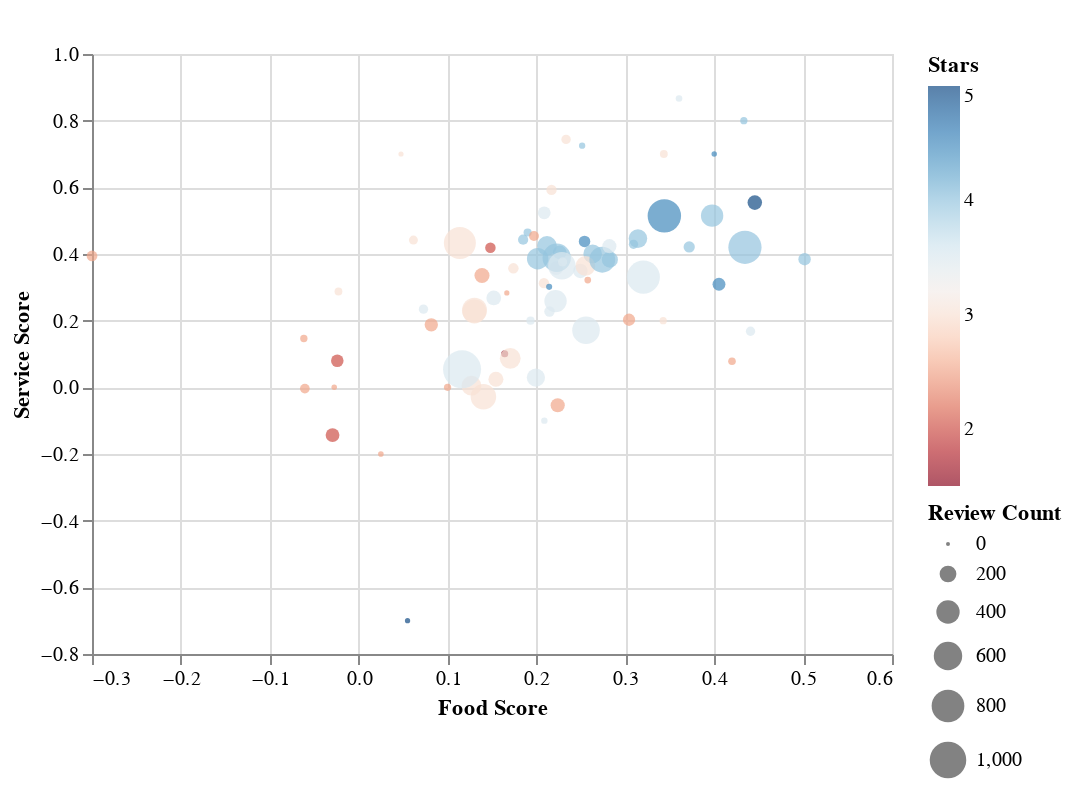

Source (notebook cell):
### Code cell
import altair as alt
from vega_datasets import data

alt.renderers.set_embed_options(
    padding={"left": 0, "right": 0, "bottom": 0, "top": 0}
)

chart = alt.Chart(plot_df, title=" ").mark_circle(size=70).encode(
    alt.X('Food Score', scale=alt.Scale(zero=False)),
    alt.Y('Service Score', scale=alt.Scale(zero=False, padding=1)),
    color=alt.Color("Stars", scale=alt.Scale(scheme='redblue')),
    size=alt.Size("Review Count"),
    tooltip=['name', 'address']
)

# chart.save('../food_service_score.html')

chart

### Figure 1 — Vega-Lite specification as saved in the notebook (floating-point values rounded to 4 significant figures)
{"config": {"view": {"continuousWidth": 400, "continuousHeight": 300}}, "data": {"name": "data-589e860961085bfc91a265c9f5c2e934"}, "mark": {"type": "circle", "size": 70}, "encoding": {"color": {"field": "Stars", "scale": {"scheme": "redblue"}, "type": "quantitative"}, "size": {"field": "Review Count", "type": "quantitative"}, "tooltip": [{"field": "name", "type": "nominal"}, {"field": "address", "type": "nominal"}], "x": {"field": "Food Score", "scale": {"zero": false}, "type": "quantitative"}, "y": {"field": "Service Score", "scale": {"padding": 1, "zero": false}, "type": "quantitative"}}, "title": " ", "$schema": "https://vega.github.io/schema/vega-lite/v4.17.0.json", "datasets": {"data-589e860961085bfc91a265c9f5c2e934": [{"business_id": "gsicNDwrLH4WGeWMDcJv6w", "name": "Ahmed Indian Restaurant", "Food Score": 0.2494, "Service Score": 0.3492, "Environment Score": 0.1333, "Variety Score": 0.2303, "Music Score": null, "Drink Score": 0.5, "Sauce Score": -0.0625, "Stars": 3.5, "Review Count": 146, "address": "11301 S Orange Blossom Trl, Ste 104"}, {"business_id": "n4diWKcRvAFctwdRA6IPMg", "name": "Ahmed Indian Restaurant", "Food Score": 0.2262, "Service Score": 0.4045, "Environment Score": 0.4917, "Variety Score": 0.173, "Music Score": 0.0, "Drink Score": -0.2, "Sauce Score": 0.1583, "Stars": 4.0, "Review Count": 131, "address": "10042 University Blvd"}, {"business_id": "riAMZdetrgWrwoUQUoJHRQ", "name": "Bachata Breeze Restaurant", "Food Score": 0.15, "Service Score": null, "Environment Score": null, "Variety Score": 0.65, "Music Score": null, "Drink Score": null, "Sauce Score": null, "Stars": 3.0, "Review Count": 9, "address": "5773 Curry Ford Rd"}, {"business_id": "ZCDaGq6eJfG5qB4n3b78Ag", "name": "Backlot Express", "Food Score": 0.2223, "Service Score": 0.3576, "Environment Score": 0.3, "Variety Score": 0.2932, "Music Score": null, "Drink Score": 0.05556, "Sauce Score": 0.2306, "Stars": 3.5, "Review Count": 129, "address": "351 S Studio Dr"}, {"business_id": "gmRYAB3xneTOuK8I7UEQCg", "name": "Bamboo Garden Super Buffet", "Food Score": -0.0275, "Service Score": 0.0, "Environment Score": null, "Variety Score": 0.3, "Music Score": null, "Drink Score": null, "Sauce Score": null, "Stars": 2.5, "Review Count": 11, "address": "3125 Columbia Blvd"}, {"business_id": "CHTiicer1vhhJ0AfjuEHxA", "name": "Biergarten Restaurant", "Food Score": 0.2228, "Service Score": 0.3887, "Environment Score": 0.335, "Variety Score": 0.3101, "Music Score": 0.1105, "Drink Score": 0.1689, "Sauce Score": 0.3471, "Stars": 4.0, "Review Count": 596, "address": "1510 Ave Of The Stars"}, {"business_id": "CnNt_kUkrJ-kpgPPGbMG4A", "name": "Boi Brazil Churrascaria", "Food Score": 0.3976, "Service Score": 0.5149, "Environment Score": 0.3608, "Variety Score": 0.2699, "Music Score": 0.2333, "Drink Score": 0.05, "Sauce Score": 0.0, "Stars": 4.0, "Review Count": 367, "address": "5600 International Dr"}, {"business_id": "ft1njL-bedfFyefTlDJAyA", "name": "Boston Lobster Feast", "Food Score": 0.1139, "Service Score": 0.433, "Environment Score": 0.14, "Variety Score": 0.2301, "Music Score": null, "Drink Score": 0.1981, "Sauce Score": 0.05089, "Stars": 3.0, "Review Count": 763, "address": "8731 International Dr"}, {"business_id": "traOWnt8eIJlqsevJq27Mg", "name": "Breakfast with Goofy and his Pals", "Food Score": 0.055, "Service Score": -0.7, "Environment Score": null, "Variety Score": null, "Music Score": null, "Drink Score": null, "Sauce Score": null, "Stars": 5.0, "Review Count": 9, "address": "10100 Dream Tree Blvd"}, {"business_id": "SRxHN7ua5DQawthf7QMMUw", "name": "Buffet City", "Food Score": 0.2084, "Service Score": 0.3125, "Environment Score": null, "Variety Score": 0.3746, "Music Score": 0.6, "Drink Score": null, "Sauce Score": null, "Stars": 3.0, "Review Count": 70, "address": "4551 13th St"}, {"business_id": "FKeg0KQtVfBTLBpt7mBZvA", "name": "Café Osceola", "Food Score": 0.4408, "Service Score": 0.1683, "Environment Score": 0.6, "Variety Score": 0.2195, "Music Score": null, "Drink Score": -0.0625, "Sauce Score": 0.6, "Stars": 3.5, "Review Count": 54, "address": "9939 Universal Blvd"}, {"business_id": "Nv_O0QRGbHwgTQhDC87rMg", "name": "Cafe Gauguin", "Food Score": 0.06159, "Service Score": 0.4417, "Environment Score": null, "Variety Score": 0.3756, "Music Score": null, "Drink Score": 0.1, "Sauce Score": null, "Stars": 3.0, "Review Count": 49, "address": "9840 International Dr"}, {"business_id": "OdbUi0riQRTDqvAHfGaT6g", "name": "Cafe Matisse", "Food Score": 0.3426, "Service Score": 0.2, "Environment Score": null, "Variety Score": 0.287, "Music Score": null, "Drink Score": 0.0, "Sauce Score": null, "Stars": 3.0, "Review Count": 28, "address": "9700 International Dr"}, {"business_id": "1pzN6Qp10vGqfRX66d4q5w", "name": "Chef Mickey's", "Food Score": 0.2286, "Service Score": 0.365, "Environment Score": 0.4791, "Variety Score": 0.3083, "Music Score": 0.0, "Drink Score": -0.04683, "Sauce Score": 0.0, "Stars": 3.5, "Review Count": 562, "address": "4600 World Dr"}, {"business_id": "B2F2hFXUSbcr8dG69w6iVQ", "name": "Cici's Pizza", "Food Score": 0.3042, "Service Score": 0.2028, "Environment Score": 0.2667, "Variety Score": 0.2011, "Music Score": null, "Drink Score": 0.02222, "Sauce Score": 0.0, "Stars": 2.5, "Review Count": 102, "address": "7437 International Dr"}, {"business_id": "mb0IO3qQ0MMNmPypdz37fw", "name": "Cici's Pizza", "Food Score": 0.42, "Service Score": 0.0781, "Environment Score": null, "Variety Score": 0.1, "Music Score": null, "Drink Score": 0.225, "Sauce Score": 0.0, "Stars": 2.5, "Review Count": 32, "address": "11701 International Dr, Ste 2200"}, {"business_id": "TNpbiGJJd5iePBj19yTV_A", "name": "Cici's Pizza", "Food Score": 0.2333, "Service Score": 0.7438, "Environment Score": 0.1, "Variety Score": 0.2333, "Music Score": null, "Drink Score": 0.1607, "Sauce Score": 0.0, "Stars": 3.0, "Review Count": 55, "address": "5035 W Irlo Bronson Memorial Hwy"}, {"business_id": "8ardwENx6HbdkQaNv0AIyQ", "name": "Cici's Pizza", "Food Score": 0.3433, "Service Score": 0.7, "Environment Score": 0.4778, "Variety Score": 0.2073, "Music Score": null, "Drink Score": 0.05, "Sauce Score": null, "Stars": 3.0, "Review Count": 35, "address": "13605 Sr 535, Ste 101"}, {"business_id": "_715vG1M1uq8zIl05A9MmA", "name": "Covington Mill Restaurant", "Food Score": 0.2514, "Service Score": 0.725, "Environment Score": -0.2, "Variety Score": 0.3786, "Music Score": null, "Drink Score": null, "Sauce Score": null, "Stars": 4.0, "Review Count": 18, "address": "1751 Hotel Plaza Blvd"}, {"business_id": "2C1A6GzXXRi_eEieQAmyRg", "name": "Crazy Buffet", "Food Score": 0.1994, "Service Score": 0.02917, "Environment Score": -0.4, "Variety Score": 0.2806, "Music Score": null, "Drink Score": 0.2167, "Sauce Score": 0.0, "Stars": 3.5, "Review Count": 240, "address": "7038 W Colonial Dr"}, {"business_id": "LEvt2r5fIQ1Iquy7N3KvCA", "name": "Crydermans Barbecue", "Food Score": 0.4054, "Service Score": 0.3093, "Environment Score": 0.175, "Variety Score": 0.3278, "Music Score": 0.1667, "Drink Score": -0.01458, "Sauce Score": 0.2811, "Stars": 4.5, "Review Count": 114, "address": "401 Florida Ave"}, {"business_id": "hla1pV9SYTCZRzzxDVXz3g", "name": "Curry House Indian Cuisine", "Food Score": 0.2143, "Service Score": 0.3014, "Environment Score": null, "Variety Score": 0.3238, "Music Score": null, "Drink Score": null, "Sauce Score": null, "Stars": 4.5, "Review Count": 16, "address": "11352 S Orange Blossom Trl"}, {"business_id": "hmcXUPprL7ju7nzJlPIqlg", "name": "El Palacio Buffet", "Food Score": 0.1901, "Service Score": 0.4646, "Environment Score": 0.4833, "Variety Score": 0.386, "Music Score": null, "Drink Score": null, "Sauce Score": null, "Stars": 4.0, "Review Count": 38, "address": "909 West Vine St"}, {"business_id": "J9e7IUn_FmZ7Y-OtUql6Ug", "name": "El Palacio Buffet", "Food Score": 0.152, "Service Score": 0.2681, "Environment Score": 0.1611, "Variety Score": 0.3576, "Music Score": null, "Drink Score": 0.04388, "Sauce Score": null, "Stars": 3.5, "Review Count": 152, "address": "7403 S Orange Blossom Trl"}, {"business_id": "GLHa2PtTm9wL_cUvEYxkHQ", "name": "El Palacio Buffet", "Food Score": 0.1643, "Service Score": 0.1006, "Environment Score": null, "Variety Score": 0.26, "Music Score": 0.0, "Drink Score": null, "Sauce Score": null, "Stars": 1.5, "Review Count": 26, "address": "843 Lee Rd"}, {"business_id": "GrVFM_LptHyjc29h1rjVaA", "name": "El Potro", "Food Score": 0.3142, "Service Score": 0.4461, "Environment Score": 0.272, "Variety Score": 0.2955, "Music Score": 0.75, "Drink Score": 0.08333, "Sauce Score": 0.05, "Stars": 4.0, "Review Count": 248, "address": "501 N Orlando Ave, Ste 217"}, {"business_id": "Gj18ANQXr8x9H8IVTKKX6Q", "name": "Estrella Latina", "Food Score": 0.04762, "Service Score": 0.7, "Environment Score": null, "Variety Score": null, "Music Score": null, "Drink Score": null, "Sauce Score": null, "Stars": 3.0, "Review Count": 8, "address": "7371 Lake Underhill Rd"}, {"business_id": "wdLw1A1ytkTB7RKY4gIkjA", "name": "Fresh Mediterranean Market", "Food Score": 0.07292, "Service Score": 0.2346, "Environment Score": 0.3222, "Variety Score": 0.2945, "Music Score": null, "Drink Score": 0.08828, "Sauce Score": 0.0, "Stars": 3.5, "Review Count": 54, "address": "1500 Epcot Resorts Blvd"}, {"business_id": "aSrwFbp5NdtaHvZvRCSmeg", "name": "Garden Grill Restaurant", "Food Score": 0.2632, "Service Score": 0.4002, "Environment Score": 0.2071, "Variety Score": 0.3192, "Music Score": null, "Drink Score": 0.03314, "Sauce Score": 0.1396, "Stars": 4.0, "Review Count": 250, "address": "1510 N Cove Rd"}, {"business_id": "2CMrHsjj4R4mVzmetypyFw", "name": "Gateway To India", "Food Score": 0.2826, "Service Score": 0.383, "Environment Score": 0.6917, "Variety Score": 0.3644, "Music Score": 0.101, "Drink Score": 0.2621, "Sauce Score": 0.0, "Stars": 4.0, "Review Count": 184, "address": "790 E State Rd 434"}, {"business_id": "YiNBEgOGONm1vq7QMfjkjg", "name": "Giant Panda", "Food Score": 0.1544, "Service Score": 0.0244, "Environment Score": 0.2556, "Variety Score": 0.2805, "Music Score": null, "Drink Score": 0.35, "Sauce Score": 0.04167, "Stars": 3.0, "Review Count": 159, "address": "11726 E Colonial Dr"}, {"business_id": "lD62IuTkmNXwNc9_BNYr_w", "name": "Golden Corral Buffet & Grill", "Food Score": 0.2169, "Service Score": 0.5924, "Environment Score": 0.3583, "Variety Score": 0.2, "Music Score": null, "Drink Score": -0.1875, "Sauce Score": null, "Stars": 3.0, "Review Count": 69, "address": "11731 E. Colonial Drive"}, {"business_id": "EIVG9fe45-Meyg4uHv_2lQ", "name": "Golden Corral Buffet & Grill", "Food Score": 0.2577, "Service Score": 0.3217, "Environment Score": null, "Variety Score": 0.03333, "Music Score": null, "Drink Score": null, "Sauce Score": null, "Stars": 2.5, "Review Count": 22, "address": "7251 West Colonial Drive"}, {"business_id": "zqa5digfaYKtzgOnx8tzSQ", "name": "Golden Corral Buffet & Grill", "Food Score": 0.1482, "Service Score": 0.4186, "Environment Score": null, "Variety Score": 0.3439, "Music Score": null, "Drink Score": -0.125, "Sauce Score": 0.125, "Stars": 2.0, "Review Count": 72, "address": "5535 S Kirkman Rd"}, {"business_id": "_Zn7bmef51dkorKR8M91sw", "name": "Golden Corral Buffet & Grill", "Food Score": 0.1387, "Service Score": 0.3355, "Environment Score": 0.38, "Variety Score": 0.2853, "Music Score": null, "Drink Score": 0.2, "Sauce Score": null, "Stars": 2.5, "Review Count": 160, "address": "8707 Vineland Avenue"}, {"business_id": "pOuNx0bkXJ1QibLSBxDgig", "name": "Golden Corral Buffet & Grill", "Food Score": -0.02406, "Service Score": 0.07986, "Environment Score": 0.05, "Variety Score": 0.2399, "Music Score": null, "Drink Score": 0.4333, "Sauce Score": 0.0, "Stars": 2.0, "Review Count": 107, "address": "6077 W. Irlo Bronson Memorial"}, {"business_id": "QfWyyGjzgzNY_Qy7LZFV4A", "name": "Golden Corral Buffet & Grill", "Food Score": 0.2088, "Service Score": 0.5236, "Environment Score": 0.3667, "Variety Score": 0.2959, "Music Score": null, "Drink Score": 0.05909, "Sauce Score": 0.0, "Stars": 3.5, "Review Count": 112, "address": "11701 International Dr"}, {"business_id": "q2fO6kwLEa6PoCgy6_L1Dg", "name": "Golden Corral Buffet & Grill", "Food Score": 0.2294, "Service Score": 0.376, "Environment Score": -0.08333, "Variety Score": 0.4829, "Music Score": null, "Drink Score": null, "Sauce Score": 0.25, "Stars": 3.5, "Review Count": 53, "address": "2701 W Vine St"}, {"business_id": "Tm_28r-suhH8dUkjRoMjAA", "name": "Golden Corral Buffet & Grill", "Food Score": 0.0817, "Service Score": 0.1875, "Environment Score": 0.1056, "Variety Score": 0.3394, "Music Score": null, "Drink Score": 0.1167, "Sauce Score": null, "Stars": 2.5, "Review Count": 123, "address": "8032 International Drive"}, {"business_id": "cKfE2R3q3jHOAQIS8_ahmg", "name": "Golden Corral Buffet & Grill", "Food Score": -0.06053, "Service Score": -0.003788, "Environment Score": 0.8, "Variety Score": 0.3803, "Music Score": null, "Drink Score": null, "Sauce Score": null, "Stars": 2.5, "Review Count": 60, "address": "897 West Town Parkway"}, {"business_id": "HeHoNEvd1aWlmlyITaH9bw", "name": "Golden Corral Buffet & Grill", "Food Score": 0.1972, "Service Score": 0.454, "Environment Score": 0.0, "Variety Score": 0.02713, "Music Score": null, "Drink Score": -0.1, "Sauce Score": null, "Stars": 2.5, "Review Count": 62, "address": "2328 S. Semoran Blvd."}, {"business_id": "6_xgMJrpfQWOBBcofc_QmQ", "name": "Golden Corral Buffet & Grill", "Food Score": -0.02273, "Service Score": 0.2875, "Environment Score": null, "Variety Score": 0.2726, "Music Score": null, "Drink Score": null, "Sauce Score": null, "Stars": 3.0, "Review Count": 34, "address": "1555 Grand Hwy"}, {"business_id": "GE2mJQ-4v1ljxdr0wx0bIw", "name": "Harvest Bistro", "Food Score": 0.3719, "Service Score": 0.4213, "Environment Score": 0.48, "Variety Score": 0.3136, "Music Score": null, "Drink Score": 0.06667, "Sauce Score": 0.0, "Stars": 4.0, "Review Count": 84, "address": "14100 Bonnet Creek Resort Ln"}, {"business_id": "A8A9qhSztrqB6TFKjnq-hA", "name": "Hokkaido Chinese & Japanese Buffet", "Food Score": 0.2215, "Service Score": 0.2586, "Environment Score": 0.5722, "Variety Score": 0.3605, "Music Score": null, "Drink Score": 0.4143, "Sauce Score": -0.075, "Stars": 3.5, "Review Count": 369, "address": "5737 W Irlo Bronson Memorial Hwy"}, {"business_id": "4bPz2NYimJ8ZVozbxLwyCA", "name": "Hokkaido Chinese & Japanese Buffet", "Food Score": 0.1705, "Service Score": 0.08688, "Environment Score": 0.5333, "Variety Score": 0.3175, "Music Score": 0.0, "Drink Score": 0.035, "Sauce Score": 0.225, "Stars": 3.0, "Review Count": 316, "address": "12173 S Apopka Vineland Rd"}, {"business_id": "6dLKGElV8Bt-1NhJNv8hKQ", "name": "Hollywood & Vine", "Food Score": 0.2551, "Service Score": 0.3642, "Environment Score": 0.2667, "Variety Score": 0.3302, "Music Score": 0.06, "Drink Score": 0.02917, "Sauce Score": 0.5188, "Stars": 3.0, "Review Count": 284, "address": "351 S Studio Dr"}, {"business_id": "iHmBoyZEWsJfryywZmrB8A", "name": "Ichiban Buffet", "Food Score": 0.1302, "Service Score": 0.2274, "Environment Score": 0.5396, "Variety Score": 0.3349, "Music Score": null, "Drink Score": 0.125, "Sauce Score": 0.05655, "Stars": 3.0, "Review Count": 419, "address": "5529 International Dr"}, {"business_id": "25iE1snCllaN2fCKodDyuQ", "name": "Ichiban Buffet", "Food Score": -0.06167, "Service Score": 0.1464, "Environment Score": null, "Variety Score": 0.2163, "Music Score": null, "Drink Score": null, "Sauce Score": null, "Stars": 2.5, "Review Count": 29, "address": "735 N Courtenay Pkwy"}, {"business_id": "Sx0IM4UyHbrRrA6QeulcGQ", "name": "Ichiban Buffet", "Food Score": 0.1403, "Service Score": -0.02838, "Environment Score": 0.5, "Variety Score": 0.3288, "Music Score": null, "Drink Score": 0.05, "Sauce Score": -0.04271, "Stars": 3.0, "Review Count": 481, "address": "5269 W Irlo Bronson Memorial Hwy"}, {"business_id": "GU4fAmdCcZDhIoq8kjBw1g", "name": "Ichigo Ichie Buffet", "Food Score": 0.1741, "Service Score": 0.3569, "Environment Score": 0.2, "Variety Score": 0.32, "Music Score": -0.45, "Drink Score": null, "Sauce Score": null, "Stars": 3.0, "Review Count": 72, "address": "3611 S Orlando Dr"}, {"business_id": "jQjYkev1KJlxyy6qqaWaGA", "name": "Izziban Sushi And Korean BBQ", "Food Score": 0.3203, "Service Score": 0.3307, "Environment Score": 0.4072, "Variety Score": 0.3374, "Music Score": 0.2214, "Drink Score": 0.1249, "Sauce Score": 0.0844, "Stars": 3.5, "Review Count": 818, "address": "5310 E Colonial Dr"}, {"business_id": "qWMOGUtoOE_h4Uk1_WOe8Q", "name": "King Buffet", "Food Score": 0.1, "Service Score": 0.0, "Environment Score": 0.0, "Variety Score": 0.1667, "Music Score": null, "Drink Score": null, "Sauce Score": null, "Stars": 2.5, "Review Count": 27, "address": "2157 E Semoran Blvd"}, {"business_id": "3oGGAVCSVyS2GTwsl1mi1g", "name": "Koywan Hibachi Buffet", "Food Score": 0.1269, "Service Score": 0.005, "Environment Score": 0.5556, "Variety Score": 0.3062, "Music Score": null, "Drink Score": 0.003333, "Sauce Score": 0.1871, "Stars": 3.0, "Review Count": 283, "address": "945 W State Rd 436, Ste 1179"}, {"business_id": "LKEN4LlImPf0WzaEsjpcdw", "name": "La China Blue", "Food Score": 0.1933, "Service Score": 0.2, "Environment Score": null, "Variety Score": 0.2329, "Music Score": null, "Drink Score": null, "Sauce Score": 0.1125, "Stars": 3.5, "Review Count": 39, "address": "3749 S Kirkman Rd"}, {"business_id": "MBzso9nI1suMXtSLRkp0lg", "name": "Lai Lai Chinese Cuisine & Sushi Bar", "Food Score": 0.185, "Service Score": 0.4429, "Environment Score": -0.2, "Variety Score": 0.2542, "Music Score": null, "Drink Score": 0.0, "Sauce Score": 0.0, "Stars": 4.0, "Review Count": 67, "address": "7400 Southland Blvd, Ste 116"}, {"business_id": "I6CqnODnNL8tbco4yC3XcQ", "name": "Latitude & Longitude", "Food Score": 0.4333, "Service Score": 0.8, "Environment Score": null, "Variety Score": 0.5312, "Music Score": null, "Drink Score": null, "Sauce Score": null, "Stars": 4.0, "Review Count": 28, "address": "8701 World Center Drive"}, {"business_id": "QVQZnByRmO_w_IvzVE0fWA", "name": "Mandolin's", "Food Score": 0.025, "Service Score": -0.2, "Environment Score": null, "Variety Score": 0.1667, "Music Score": null, "Drink Score": -0.25, "Sauce Score": 0.0, "Stars": 2.5, "Review Count": 12, "address": "2900 Parkway Blvd"}, {"business_id": "fsMX2yJrYuJODzhyG8FqiA", "name": "Mei Asian China Buffet", "Food Score": -0.02939, "Service Score": -0.1432, "Environment Score": 0.6, "Variety Score": 0.225, "Music Score": null, "Drink Score": -0.5, "Sauce Score": null, "Stars": 2.0, "Review Count": 133, "address": "8255 International Dr, Ste 126"}, {"business_id": "ZcrkL6bFAqRC1pnALJy5Og", "name": "Mikado Japanese Seafood Buffet", "Food Score": 0.2014, "Service Score": 0.386, "Environment Score": 0.2883, "Variety Score": 0.3028, "Music Score": null, "Drink Score": -0.03333, "Sauce Score": 0.1683, "Stars": 4.0, "Review Count": 335, "address": "851 S State Rd 434, Ste 1130-1170"}, {"business_id": "1IX3hFAxdqKwuyt9oElDpw", "name": "Moghul Indian Cuisine", "Food Score": 0.2119, "Service Score": 0.4244, "Environment Score": 0.4583, "Variety Score": 0.2139, "Music Score": 0.0, "Drink Score": 0.03333, "Sauce Score": 0.1106, "Stars": 4.0, "Review Count": 280, "address": "401 N Semoran Blvd"}, {"business_id": "2glp3Ug8GMrAYeP7JftPOA", "name": "Nine Spices Hot Pot", "Food Score": 0.274, "Service Score": 0.3828, "Environment Score": 0.1667, "Variety Score": 0.314, "Music Score": 0.3, "Drink Score": 0.2618, "Sauce Score": 0.3207, "Stars": 4.0, "Review Count": 492, "address": "5320 S Kirkman Rd"}, {"business_id": "DXAnXWLbvlpboR6ZwLauDA", "name": "Oreganatta", "Food Score": -0.3, "Service Score": 0.3942, "Environment Score": 0.7, "Variety Score": 0.1365, "Music Score": 0.2333, "Drink Score": 0.04444, "Sauce Score": -0.02083, "Stars": 2.5, "Review Count": 75, "address": "6320 International Dr"}, {"business_id": "KuQ-dokC0jaKWL3-px8qGQ", "name": "Phil-Asian Foodmart", "Food Score": 0.4, "Service Score": 0.7, "Environment Score": null, "Variety Score": 0.4, "Music Score": null, "Drink Score": null, "Sauce Score": null, "Stars": 4.5, "Review Count": 10, "address": "2650 N Orange Blossom Trl"}, {"business_id": "t4p4SkyihBfI2p2IctGcFQ", "name": "Ponderosa Steakhouse", "Food Score": 0.3604, "Service Score": 0.8667, "Environment Score": null, "Variety Score": null, "Music Score": null, "Drink Score": null, "Sauce Score": null, "Stars": 3.5, "Review Count": 21, "address": "7598 W Irlo Bronson Memorial Hwy"}, {"business_id": "4UHqIiqzS2sgnhNi0cXtXw", "name": "Rosen Inn Lake Buena Vista", "Food Score": 0.2239, "Service Score": -0.05374, "Environment Score": null, "Variety Score": 0.2776, "Music Score": null, "Drink Score": -0.03333, "Sauce Score": null, "Stars": 2.5, "Review Count": 140, "address": "8442 Palm Pkwy"}, {"business_id": "DDvLLp9cT1m0U8SN-DYIKA", "name": "Saffron Indian Cuisine", "Food Score": 0.3439, "Service Score": 0.5144, "Environment Score": 0.4655, "Variety Score": 0.3305, "Music Score": 0.1286, "Drink Score": 0.1863, "Sauce Score": 0.2358, "Stars": 4.5, "Review Count": 834, "address": "7724 W Sand Lake Rd"}, {"business_id": "esHeBE48Fah6nuYKRS61KA", "name": "Saffron Indian Cuisine", "Food Score": 0.2146, "Service Score": 0.2275, "Environment Score": null, "Variety Score": 0.1754, "Music Score": null, "Drink Score": -0.025, "Sauce Score": 0.3536, "Stars": 3.5, "Review Count": 70, "address": "16745 Cagan Crossings Blvd, Ste 103@104"}, {"business_id": "bIwbjfRhiDOGnqkKXAoJ-Q", "name": "Savannah Bar and Grille", "Food Score": 0.1667, "Service Score": 0.2833, "Environment Score": null, "Variety Score": 0.125, "Music Score": null, "Drink Score": null, "Sauce Score": null, "Stars": 2.5, "Review Count": 9, "address": "3011 Maingate Ln"}, {"business_id": "U9lrX8Nviajz-74dF6zL7g", "name": "SeaWorld Orlando", "Food Score": 0.1163, "Service Score": 0.0539, "Environment Score": 0.3012, "Variety Score": 0.2181, "Music Score": 0.12, "Drink Score": 0.2087, "Sauce Score": 0.0, "Stars": 3.5, "Review Count": 1082, "address": "7007 SeaWorld Dr"}, {"business_id": "cQqDl2LsQw_JpbC-cu3KvA", "name": "Spice Indian Grill", "Food Score": 0.2541, "Service Score": 0.4377, "Environment Score": 0.6, "Variety Score": 0.348, "Music Score": null, "Drink Score": 0.0, "Sauce Score": 0.3533, "Stars": 4.5, "Review Count": 88, "address": "4498 N Alafaya Trl, Ste 306"}, {"business_id": "5K6W5eZKzJNImYVxHG7G4g", "name": "Texas de Brazil", "Food Score": 0.4346, "Service Score": 0.4202, "Environment Score": 0.4558, "Variety Score": 0.2792, "Music Score": 0.5, "Drink Score": 0.1409, "Sauce Score": 0.4537, "Stars": 4.0, "Review Count": 825, "address": "5259 International Dr, Ste F1"}, {"business_id": "ZqYyavcfs69iGVnpn5t9Fg", "name": "The Crystal Palace", "Food Score": 0.2558, "Service Score": 0.171, "Environment Score": 0.6288, "Variety Score": 0.3003, "Music Score": null, "Drink Score": 0.06667, "Sauce Score": 0.0, "Stars": 3.5, "Review Count": 565, "address": "1365 W Monorail Way"}, {"business_id": "3O8mfTK37HGnCgowSLG3bA", "name": "The Garden Gallery", "Food Score": 0.2089, "Service Score": -0.1, "Environment Score": 0.3, "Variety Score": 0.1968, "Music Score": null, "Drink Score": null, "Sauce Score": null, "Stars": 3.5, "Review Count": 19, "address": "1950 Magnolia Palm"}, {"business_id": "6-nX4fFhEBZBOGPZGGl5ng", "name": "The Knife - Lake Buena Vista", "Food Score": 0.1303, "Service Score": 0.2316, "Environment Score": 0.481, "Variety Score": 0.3431, "Music Score": 0.2019, "Drink Score": 0.1219, "Sauce Score": 0.07143, "Stars": 3.0, "Review Count": 462, "address": "12501 State Rd 535"}, {"business_id": "Yttutdu1cYsHQU_nEu-ZDg", "name": "Tony's Brazilian Grill", "Food Score": 0.3092, "Service Score": 0.4292, "Environment Score": 0.3417, "Variety Score": 0.1937, "Music Score": null, "Drink Score": 0.1833, "Sauce Score": 0.0, "Stars": 4.0, "Review Count": 53, "address": "5159 International Dr"}, {"business_id": "5xjvDjN7s-FC00gkqAPqmA", "name": "Tropical Cabana", "Food Score": 0.4456, "Service Score": 0.5542, "Environment Score": 0.15, "Variety Score": 0.5942, "Music Score": 0.1364, "Drink Score": 0.1694, "Sauce Score": 0.2917, "Stars": 5.0, "Review Count": 148, "address": "1875 Central Florida Pkwy"}, {"business_id": "ets5rqez9CZGJ0Z1BN72mg", "name": "U & Me Revolving Hot Pot", "Food Score": 0.5017, "Service Score": 0.3845, "Environment Score": 0.4889, "Variety Score": 0.3376, "Music Score": null, "Drink Score": 0.1042, "Sauce Score": 0.2375, "Stars": 4.0, "Review Count": 105, "address": "12384 S Apopka Vineland Rd"}, {"business_id": "_vS_Bhzhoa5Z3CYVmUf5jg", "name": "Villa de Flora", "Food Score": 0.2821, "Service Score": 0.4236, "Environment Score": 0.7312, "Variety Score": 0.3553, "Music Score": 0.1873, "Drink Score": 0.05584, "Sauce Score": 0.3333, "Stars": 3.5, "Review Count": 138, "address": "6000 W Osceola Pkwy"}, {"business_id": "zsH_s5Lwh_OALAEewCsbew", "name": "Whistle Stop Restaurant", "Food Score": 0.3778, "Service Score": null, "Environment Score": 0.8, "Variety Score": 0.25, "Music Score": null, "Drink Score": 0.4, "Sauce Score": null, "Stars": 4.0, "Review Count": 8, "address": "2728 Cayman Cir"}]}}
